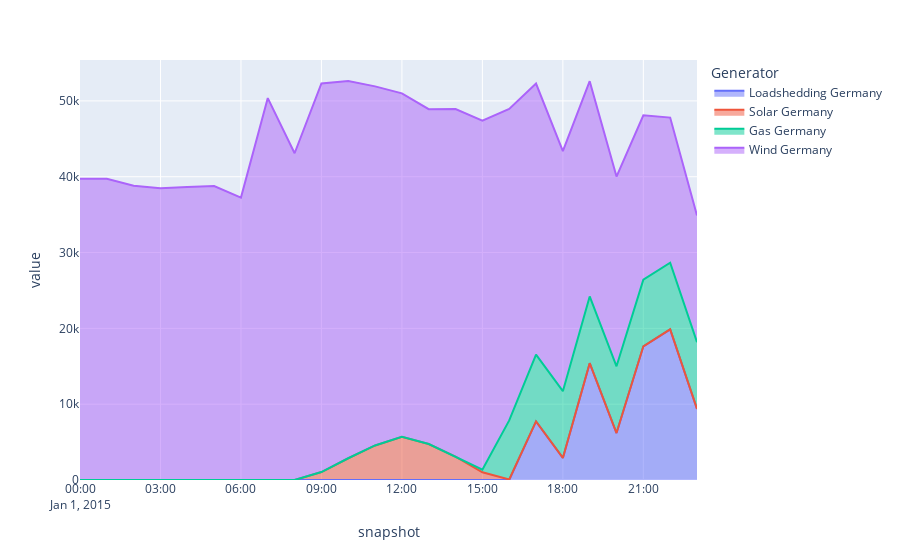

Here is the notebook cell this chart was saved with:
### Code cell
network.generators_t.p.plot(kind = "area")
